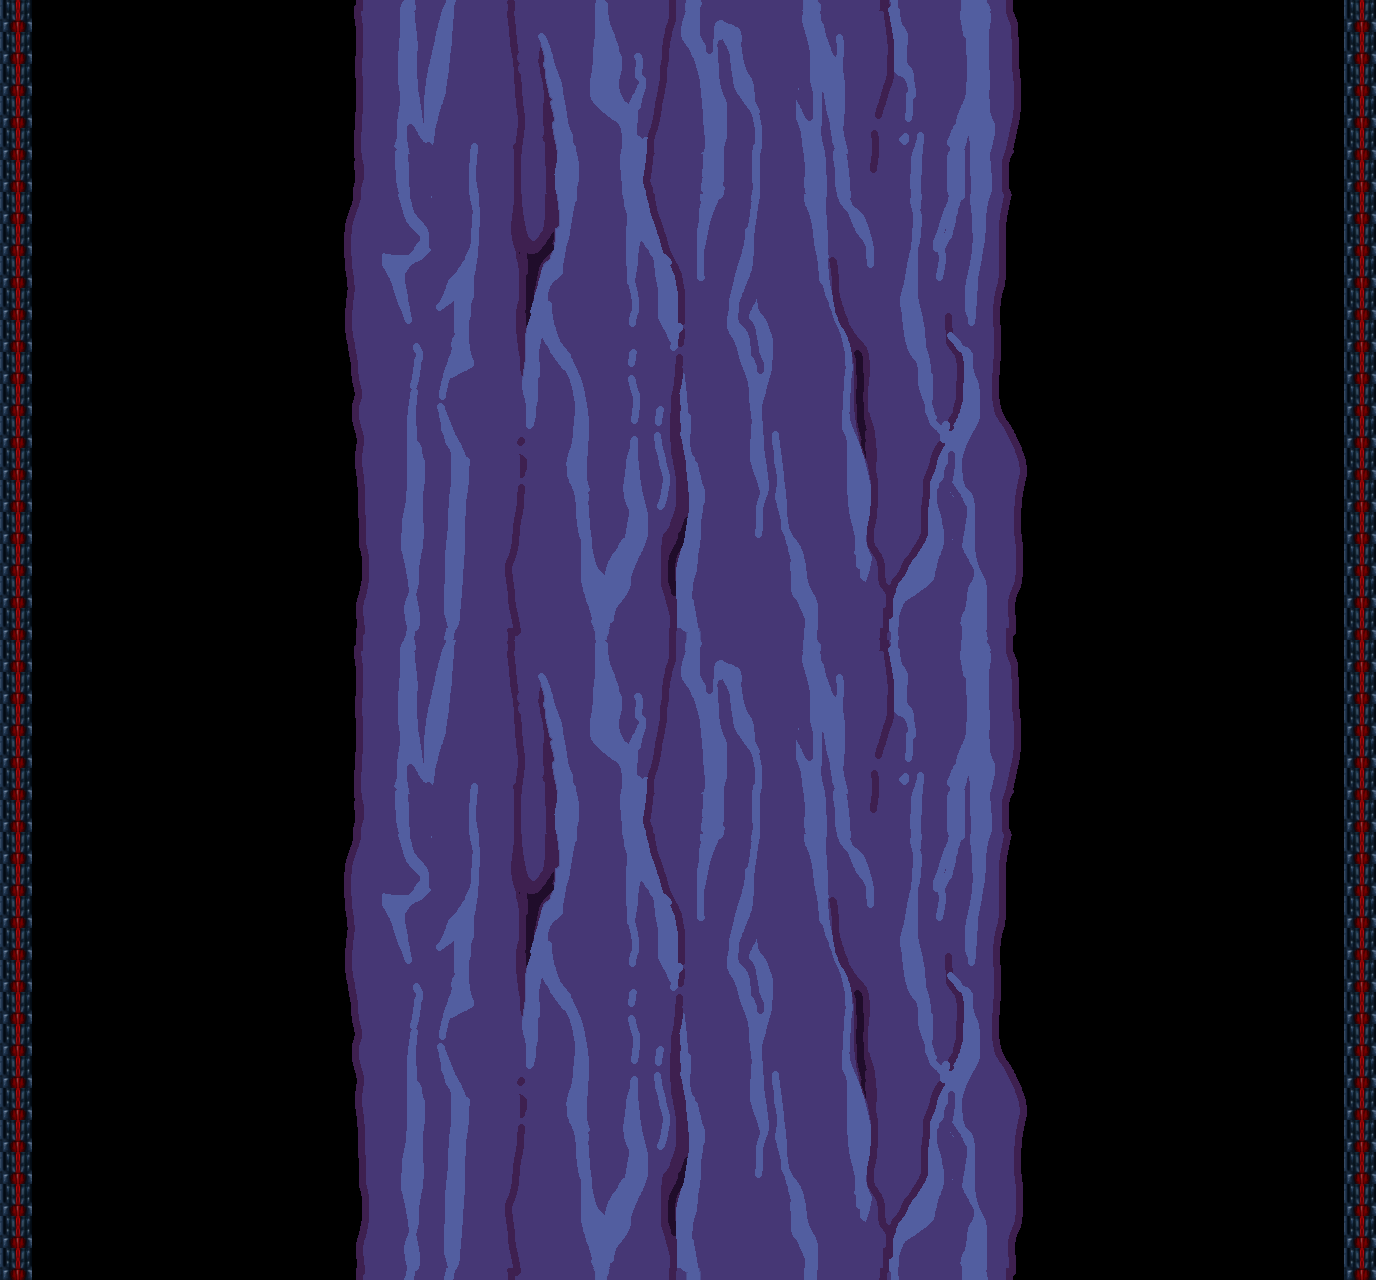

This game map was drawn from its Tiled (.tmx) file and the tilesets committed beside it. A one-line description and the trimmed map source follow:
An orthogonal 43x40 tile map with 32x32 px tiles, 2 tile layers (Copy of Copy of Tile Layer 1, Copy of Copy of Copy of Tile Layer 1), 2 image layers and 1 object (ShieldPickUp).

<map version="1.10" tiledversion="1.10.2" orientation="orthogonal" renderorder="right-down" width="43" height="40" tilewidth="32" tileheight="32" infinite="0" nextlayerid="9" nextobjectid="2">
 <tileset firstgid="1" name="spaceship - Copy" tilewidth="32" tileheight="32" tilecount="35" columns="5">
  <image source="spaceship - Copy.png" width="164" height="241" />
 </tileset>
 <imagelayer id="3" name="Background">
  <image source="Trunk1.png" width="1366" height="640" />
 </imagelayer>
 <imagelayer id="4" name="Copy of Background" offsetx="0" offsety="640">
  <image source="Trunk1.png" width="1366" height="640" />
 </imagelayer>
 <layer id="5" name="Copy of Copy of Tile Layer 1" width="43" height="40">
  <data>[1720 cells, 80 non-empty, 1 distinct tile ids]</data>
 </layer>
 <layer id="7" name="Copy of Copy of Copy of Tile Layer 1" width="43" height="40">
  <data>[1720 cells, 0 non-empty, 0 distinct tile ids]</data>
 </layer>
 <objectgroup id="8" name="Object Layer 1">
  <object id="1" type="ShieldPickUp" gid="13" x="646" y="596" width="64" height="64" />
 </objectgroup>
</map>
